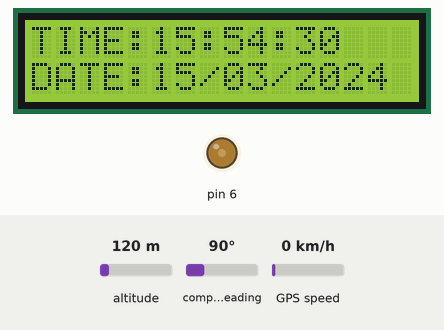
This sketch was run on a simulated Arduino Uno, built with avr-gcc and run on an emulated ATmega328P. Shown: 16×2 character LCD, output pins drawn as LEDs (lit = HIGH). The inputs (shaded band) are chosen by the test bench; at power-on: altitude 120 m, compass heading 90°, GPS speed 0 km/h. The GPS gets a fix after 3 s at 37.7749, -122.4194 with 8 satellites.

Above: at 0.2 s.
At 4.2 s:
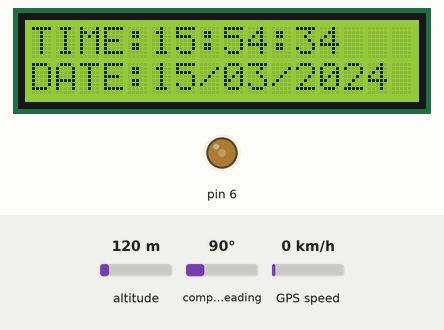
At 9.2 s:
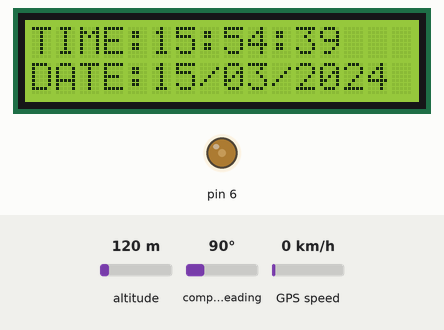
At 19.2 s:
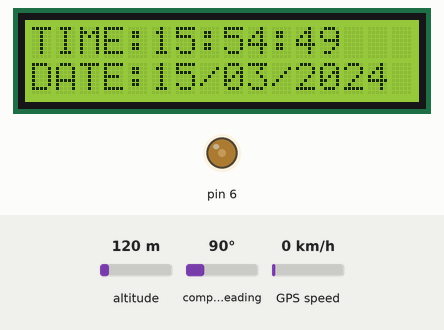
At 28.2 s:
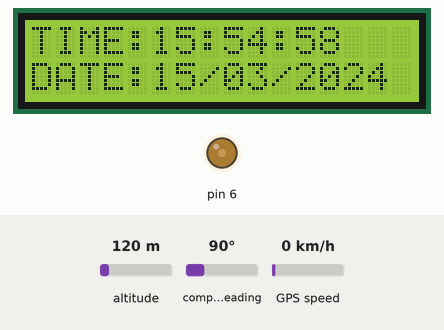
At 38.2 s:
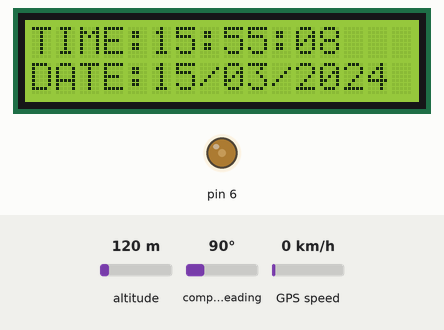

Measured:
- what the display in image 1 shows lasts 1.0 s, from 4.1 s to 5.1 s

The sketch:

ist2.ino
```cpp
#include <LiquidCrystal.h>
#include <TinyGPS++.h>
#include <SoftwareSerial.h>
int Contrast=75;
LiquidCrystal lcd(12, 11, 5, 4, 3, 2);
static const int RXPin = 0, TXPin = 1 ;
static const uint32_t GPSBaud = 9600;
TinyGPSPlus gps;
SoftwareSerial SoftSerial(RXPin, TXPin);
byte last_second;
char Time[]  = "TIME:00:00:00";
char Date[]  = "DATE:00/00/2000";

void setup(void)
{
  SoftSerial.begin(9600);
  analogWrite(6,Contrast);
  lcd.begin(16, 2);
  lcd.setCursor(0, 0);
  lcd.print(Time);
  lcd.setCursor(0, 1);
  lcd.print(Date);
}

void loop()
{
  while (SoftSerial.available() > 0)
  {
   if (gps.encode(SoftSerial.read()))
    {
      if (gps.time.isValid())
      {
        int Hour=gps.time.hour()+5;
        if(Hour>23)
        {
          Hour-=24;
        }
        int Minute=gps.time.minute()+30;
        if(Minute>59)
        {
          Minute-=60;
          Hour+=1;
        }
        Time[5]  = Hour   / 10 + 48;
        Time[6]  = Hour   % 10 + 48;
        Time[8]  = Minute / 10 + 48;
        Time[9]  = Minute % 10 + 48;
        Time[11] = gps.time.second() / 10 + 48;
        Time[12] = gps.time.second() % 10 + 48;
      }
      if (gps.date.isValid())
      {
        Date[5]  = gps.date.day()    / 10 + 48;
        Date[6]  = gps.date.day()    % 10 + 48;
        Date[8]  = gps.date.month()  / 10 + 48;
        Date[9]  = gps.date.month()  % 10 + 48;
        Date[13] =(gps.date.year()   / 10) % 10 + 48;
        Date[14] = gps.date.year()   % 10 + 48;
      }
      if(last_second != gps.time.second())
      {
        last_second = gps.time.second();
        lcd.setCursor(0, 0);
        lcd.print(Time);
        lcd.setCursor(0, 1);
        lcd.print(Date);
      }

    }

  }

}
```
